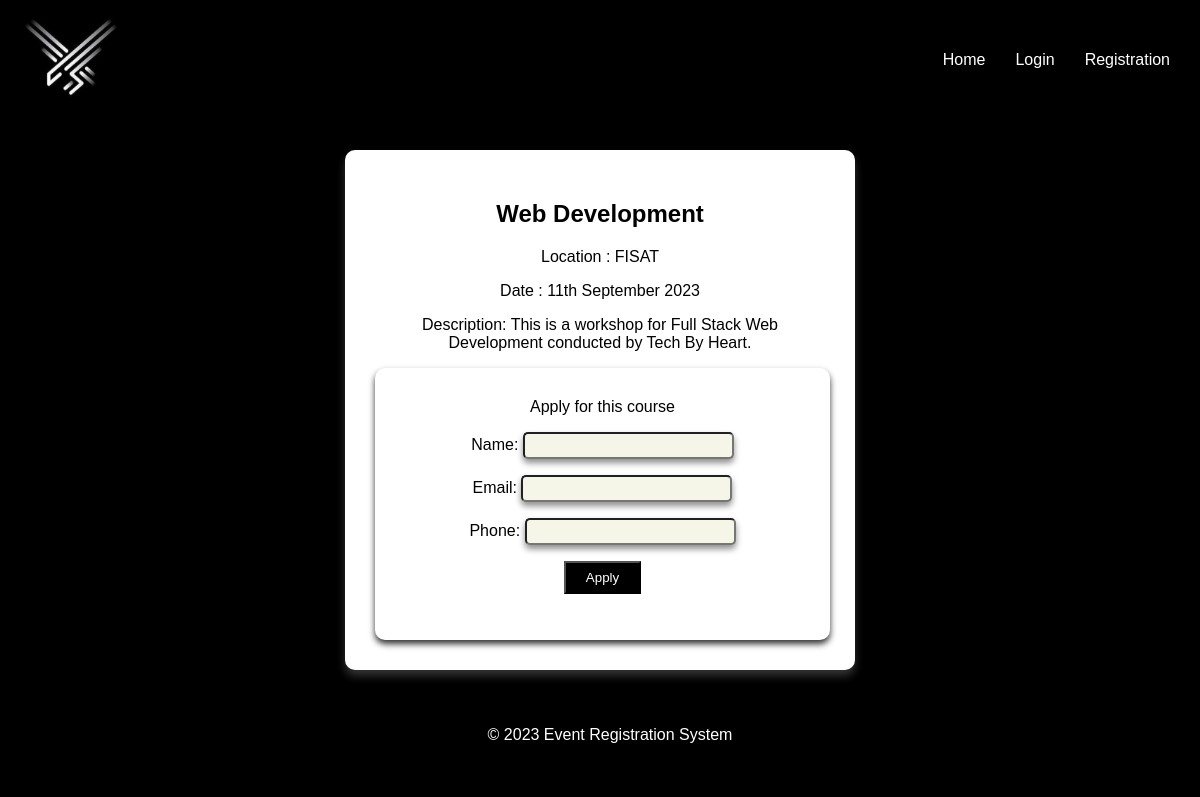
The app's page /event/event-details/1 with its own data.
### eventapp/models.py (models this page shows, shortened)
class Event(models.Model):
    event_title = models.CharField(max_length=100)
    event_location = models.CharField(max_length=70)
    event_date = models.CharField(max_length=50)
    event_desc = models.TextField()

### eventapp/views.py (the view)
# urls.py: path('event-details/<int:pk>',views.eventdetail,name="eventdetail")
def eventdetail(request,pk):
    event_single = Event.objects.get(pk=pk)
    if request.method == 'POST':
        form = Applicantform(request.POST)
        if form.is_valid():
            applicant = form.save(commit=False)
            applicant.event = event_single
            applicant.save()
    form=Applicantform()
    context = {
        'event': event_single,
        'form' : form
    }
    return render(request,'details.html',context)

### eventapp/forms.py
class Applicantform(forms.ModelForm):
    class Meta:
        model = Applicant
        fields = ['name','email','phone']

### eventapp/templates/details.html (shortened to what this page needs)
<!DOCTYPE html>
{% load static %}
<html lang="en">
<head>
    <link rel="stylesheet" href="{% static 'style.css' %}">
</head>
<body>
    <header>
        <img id="logo" src="{% static 'logo.jpg' %}" alt="Logo of EFUTUREX">
        <nav>
            <a href="" class="nav-link">Home</a>
            <a href="" class="nav-link">Login</a>
            <a href="" class="nav-link">Registration</a>
        </nav>
    </header>
    <section id="events1">
        <div class="event-detail">
            <h2>{{event.event_title}}</h2>
            <p>Location : {{event.event_location}}</p>
            <p>Date : {{event.event_date}}</p>
            <p>Description: {{event.event_desc}}</p>
            <form class="form-detail" action="{% url 'eventdetail' event.pk %}" method="POST">
                <label>Apply for this course</label><br>
                {{form.as_p}}
                <p><input type="submit" value="Apply"></p>
            </form>
        </div>
    </section>
    <footer style="position: static;">
        <p>© 2023 Event Registration System</p>
    </footer>
</body>
</html>

### eventapp/static/style.css (style rules this page uses)
body { margin: 0; padding: 0; font-family: Arial, Helvetica, sans-serif; background-color: black ; }
header { background-color: black; display: flex; justify-content: space-between; align-items: center; padding: 10px 10px; }
footer { background-color: black; position: absolute; bottom: 0; width: 100%; color: white; text-align: center; padding: 10px; }
#logo { height: 100px; width: 120px; }
nav { display: flex; gap: 30px; margin-right: 20px; }
.nav-link { color: white; text-decoration: none; }
.event-detail { text-align: center; padding: 30px; width: 450px; border-radius: 10px; background-color: white; box-shadow: 0 6px 8px #333; }
.form-detail { text-align: center; padding: 30px; width: 395px; border-radius: 10px; background-color: white; box-shadow: 0 4px 6px #333; }
#events1 { display: flex; justify-content: center; margin-top: 30px; margin-bottom: 30px; }
input[type=text], select { padding: 4px 15px; box-sizing: border-box; border-radius: 5px; box-shadow: 0 4px 6px #8f8d8d; background-color: rgb(245, 245, 232); }
input[type=submit] { background-color: black; color: white; padding: 7px 20px; cursor: pointer; }

### records on screen
Event: event_title "Web Development", event_location "FISAT", event_date "11th September 2023", event_desc "This is a workshop for Full Stack Web Development conducted by Tech By Heart."
